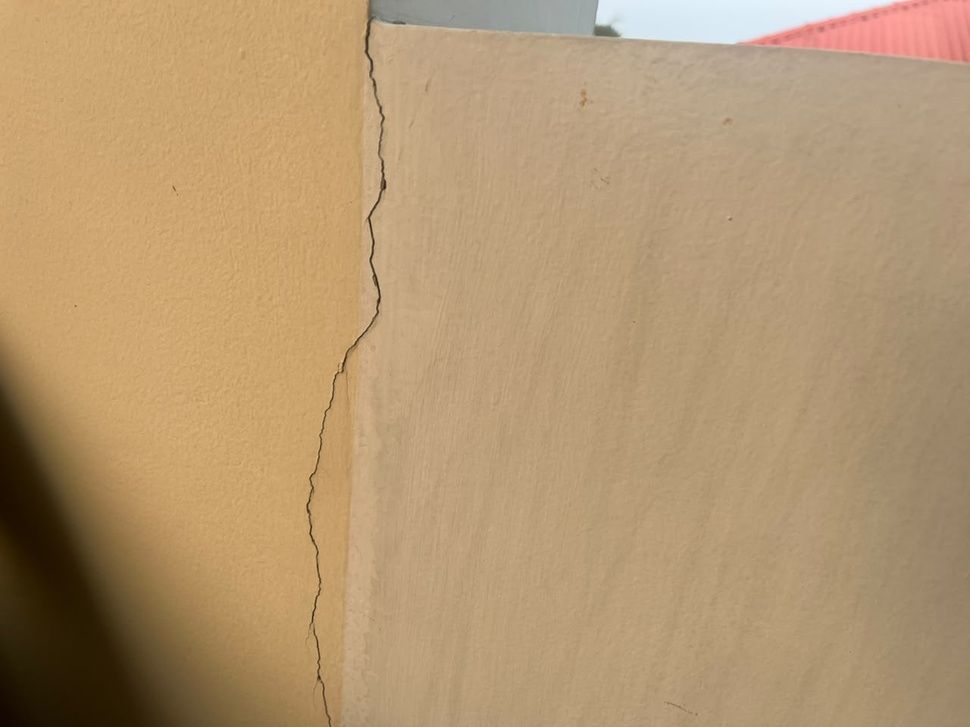
#> input picture samples/your_crack_image.jpeg, 970 x 727 px, shrunk from 1280 x 960 before the run
$ python -i segment.py   (imports and definitions only)
#> lines starting #> are read from the running program, lines starting #| are printed output that depends on the picture; after the words box and inside, x2 and y2 are one past the last pixel; in counts of white or black regions, pixels touching at a corner belong together
"""Segmentation methods.

Add a later method by writing a function that accepts a grayscale image and
returns a uint8 mask (0 background, 255 foreground), then register it in
SEGMENTERS. The baseline script selects a method by name.
"""

from collections.abc import Callable

import cv2
import numpy as np

Segmenter = Callable[..., np.ndarray]


def _require_gray_uint8(gray: np.ndarray) -> np.ndarray:
    if gray.ndim != 2:
        raise ValueError(f"Expected a 2D grayscale image, got shape {gray.shape}")
    if gray.dtype != np.uint8:
        raise ValueError(f"Expected a uint8 grayscale image, got dtype {gray.dtype}")
    return gray


def _kernel_size(size: int, name: str) -> int:
    if size < 1:
        raise ValueError(f"{name} must be >= 1, got {size}")
    return size


# [32 lines left out: functions _require_odd_size, _require_number, _require_unit_threshold, _require_binary_mask, not called in this run]


def segment_otsu(
    gray: np.ndarray,
    *,
    open_kernel: int = 3,
    close_kernel: int = 5,
) -> np.ndarray:
    """Threshold dark pixels with Otsu, then clean the mask.

    Assumes the structure of interest is darker than the surrounding concrete.
    Opening removes small bright specks. Closing bridges short gaps.
    The result is an unevaluated binary mask, not a verified crack map.
    """
    _require_gray_uint8(gray)
    open_size = _kernel_size(open_kernel, "open_kernel")
    close_size = _kernel_size(close_kernel, "close_kernel")

    _, mask = cv2.threshold(
        gray, 0, 255, cv2.THRESH_BINARY_INV + cv2.THRESH_OTSU
    )
    open_element = cv2.getStructuringElement(
        cv2.MORPH_ELLIPSE, (open_size, open_size)
    )
    close_element = cv2.getStructuringElement(
        cv2.MORPH_ELLIPSE, (close_size, close_size)
    )
    opened = cv2.morphologyEx(mask, cv2.MORPH_OPEN, open_element)
    return cv2.morphologyEx(opened, cv2.MORPH_CLOSE, close_element)


_ADAPTIVE_METHODS = {
    "gaussian": cv2.ADAPTIVE_THRESH_GAUSSIAN_C,
    "mean": cv2.ADAPTIVE_THRESH_MEAN_C,
}


# [58 lines left out: functions segment_adaptive, segment_blackhat, not called in this run]


SEGMENTERS: dict[str, Segmenter] = {
    "otsu": segment_otsu,
    "adaptive": segment_adaptive,
    "blackhat": segment_blackhat,
}


def available_methods() -> list[str]:
    """Return registered segmentation method names."""
    return sorted(SEGMENTERS)


# [10 lines left out: function segment, not called in this run]

>>> import cv2
>>> picture = cv2.imread('../samples/your_crack_image.jpeg', cv2.IMREAD_GRAYSCALE)
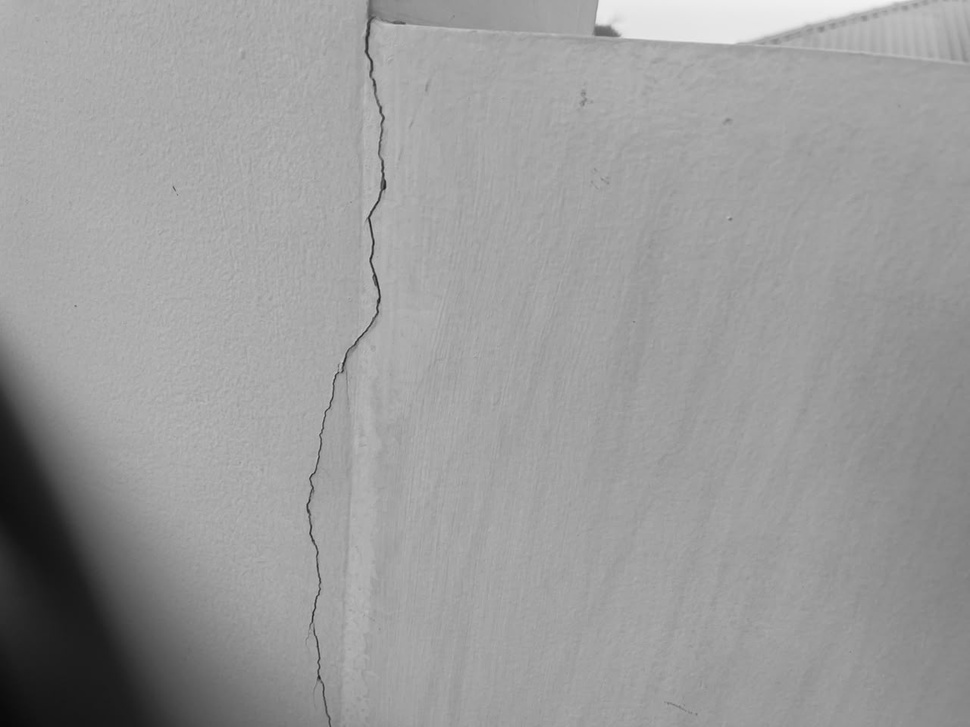
#> picture: shape (727, 970); min 8, max 243, mean 155
>>> result = segment_otsu(picture)
#> in segment_otsu, `_, mask = cv2.threshold( gray, 0, 255, cv2.THRESH_BINARY_INV + cv2.THR..`:
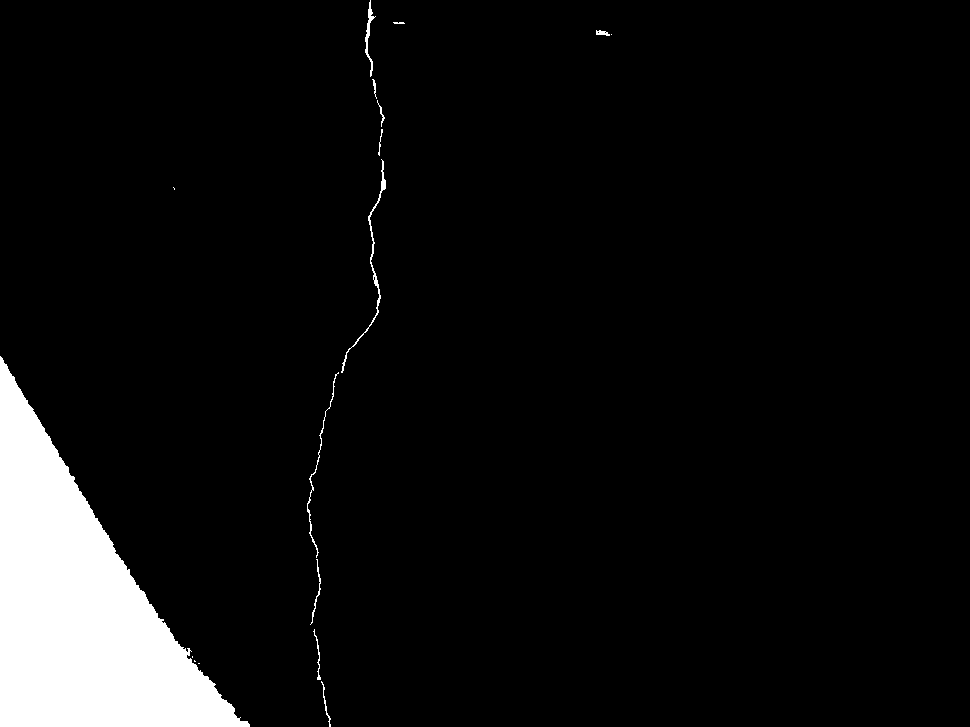
#> mask: shape (727, 970); 6.3% white; 17 white regions (5 under 20 px), largest, box (x1, y1, x2, y2) and area: (0, 356, 250, 727) 42877, (341, 159, 386, 373) 459, (307, 372, 339, 558) 267
#> in segment_otsu, `opened = cv2.morphologyEx(mask, cv2.MORPH_OPEN, open_element)`:
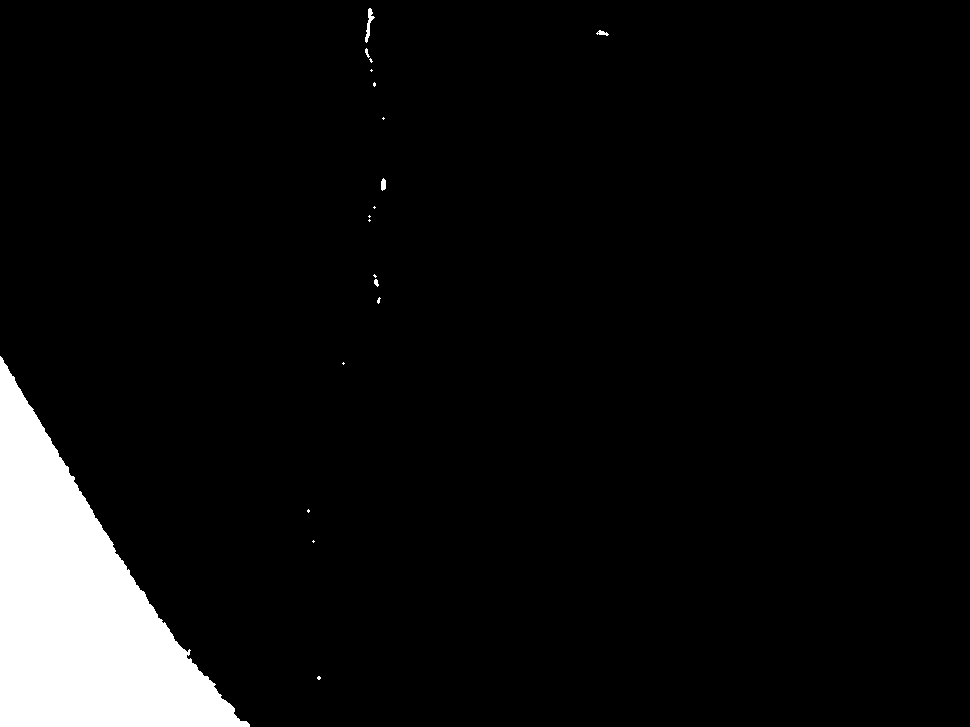
#> opened: shape (727, 970); 6.1% white; 19 white regions (13 under 20 px), largest, box (x1, y1, x2, y2) and area: (0, 356, 250, 727) 42843, (365, 8, 375, 43) 126, (381, 178, 386, 191) 53, (596, 30, 609, 36) 41, (374, 279, 379, 287) 26, (365, 48, 370, 58) 24
#> in segment_otsu, `return cv2.morphologyEx(opened, cv2.MORPH_CLOSE, close_element)`: returned value: shape (727, 970); 6.1% white; 16 white regions (10 under 20 px), largest, box (x1, y1, x2, y2) and area: (0, 356, 250, 727) 42871, (365, 8, 375, 43) 133, (381, 178, 386, 191) 53, (596, 30, 609, 36) 43, (373, 274, 379, 287) 37, (365, 48, 373, 63) 36
